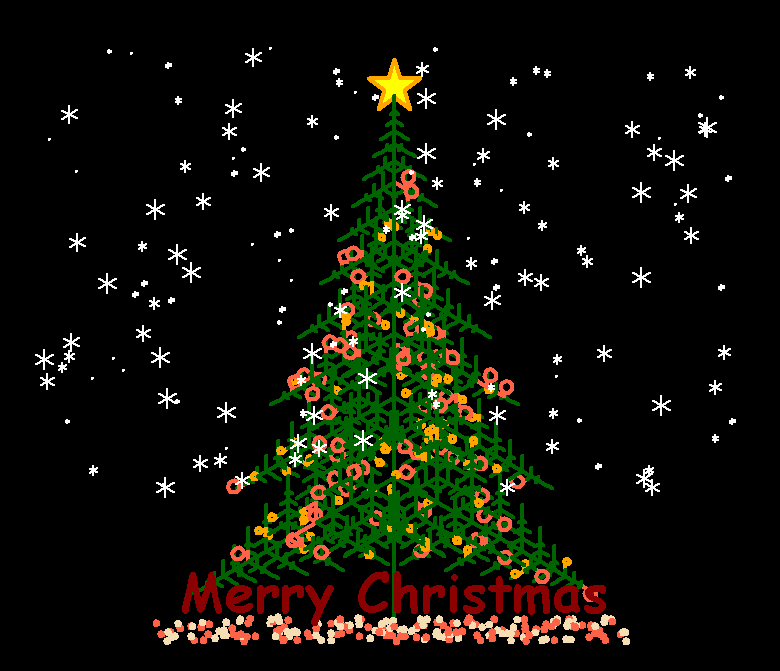

Generate this figure with Python:
#!/usr/bin/env python
# -*- coding: utf-8 -*-
import turtle as t
import random as r


def draw_star(n):
    """
    绘制树顶的五角星。
    """
    t.color("orange", "yellow")
    t.begin_fill()
    t.left(126)

    for i in range(5):
        t.forward(n / 5)
        t.right(144)
        t.forward(n / 5)
        t.left(72)
    t.end_fill()
    t.right(126)


def draw_light():
    """
    随机在树上绘制彩灯。
    """
    if r.randint(0, 30) == 0:
        t.color('tomato')
        t.circle(6)
    elif r.randint(0, 30) == 1:
        t.color('orange')
        t.circle(3)
    else:
        t.color('dark green')


def tree(d, s):
    """
    递归绘制圣诞树的树枝。

    :param d: 递归的深度。
    :param s: 树枝的长度。
    """
    if d <= 0:
        return
    t.forward(s)
    tree(d - 1, s * .8)
    t.right(120)
    tree(d - 3, s * .5)
    draw_light()
    t.right(120)
    tree(d - 3, s * .5)
    t.right(120)
    t.backward(s)


def draw_decoration():
    """
    在圣诞树底部绘制装饰。
    """
    for i in range(200):
        a = 200 * 1.2 - 400 * 1.2 * r.random()
        b = 10 * 1.2 - 20 * 1.2 * r.random()
        t.up()
        t.forward(b)
        t.left(90)
        t.forward(a)
        t.down()
        if r.randint(0, 1) == 0:
            t.color('tomato')
        else:
            t.color('wheat')
        t.circle(2)
        t.up()
        t.backward(a)
        t.right(90)
        t.backward(b)


def write_text():
    """
    在屏幕上写下祝福的文字。
    """
    t.color("dark red", "red")
    t.write("Merry Christmas", align="center", font=("Comic Sans MS", 40, "bold"))


def draw_snow():
    """
    在屏幕上随机绘制雪花。
    """
    t.ht()
    t.pensize(2)
    for i in range(150):
        t.pencolor("white")
        t.pu()
        t.setx(r.randint(-350, 350))
        t.sety(r.randint(-100, 350))
        t.pd()
        dens = 6
        snow_size = r.randint(1, 10)
        for j in range(dens):
            t.fd(int(snow_size))
            t.backward(int(snow_size))
            t.right(int(360 / dens))


def main():
    screen = t.Screen()
    screen.setup(800, 800)
    screen.title('Merry Christmas')
    n = 100.0
    t.speed("fastest")
    t.pensize(4)
    t.screensize(bg="black")
    t.left(90)
    t.forward(3 * n)
    draw_star(n)
    t.color("dark green")
    t.backward(n * 4.8)
    tree(15, n)
    t.backward(n / 2)
    draw_decoration()
    write_text()
    draw_snow()
    t.done()


if __name__ == '__main__':
    main()
